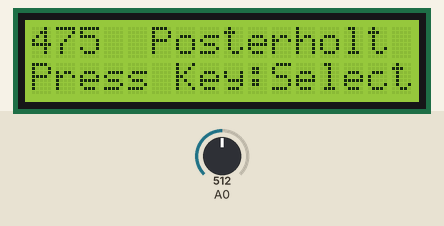
Bench run of a sketch on a simulated Arduino Uno, built with avr-gcc and run on an emulated ATmega328P. Parts: 16×2 character LCD. The test bench sets the inputs (shaded band); at power-on: A0 = 512.

Above: at 1.2 s.
1.3 s: A0 set to 610
At 1.72 s:
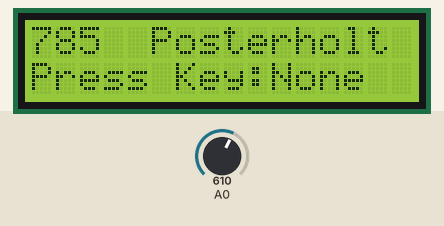
3.9 s: A0 set to 590
At 4.13 s:
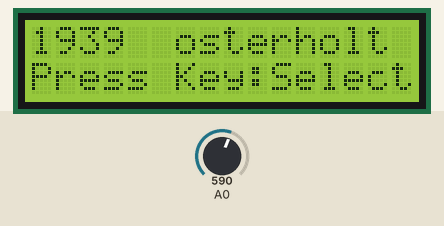
6.3 s: A0 set to 390
At 6.53 s:
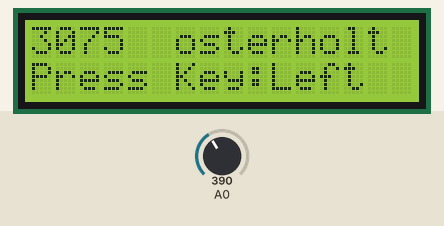
8.7 s: A0 set to 290
At 8.94 s:
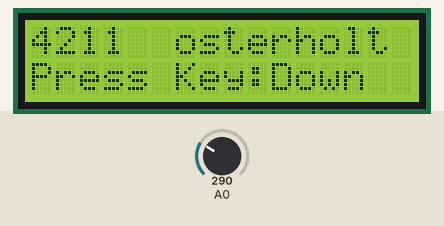
11.1 s: A0 set to 190
At 11.34 s:
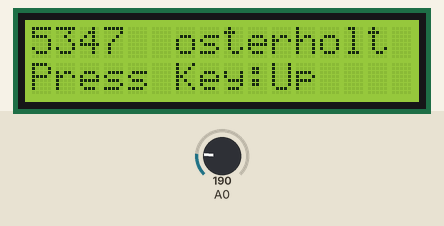
13.5 s: A0 set to 50
At 13.74 s:
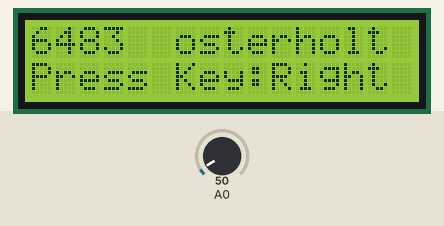

The sketch:

lcd_shield_test.ino
```cpp
// 20150208 Barry:
//   Initial version based on http://www.hobbytronics.co.uk/arduino-lcd-keypad-shield

// include the library code:
#include <LiquidCrystal.h>

int loopcount = 0;

// initialize the library with the numbers of the interface pins
LiquidCrystal lcd(8, 9, 4, 5, 6, 7);

void setup() {
  // set up the LCD's number of columns and rows:
  lcd.begin(16, 2);
  // Print a message to the LCD.
  lcd.setCursor(0,0);
  //lcd.print("LCD Key Shield");
  lcd.print  ("     Posterholt");
  lcd.setCursor(0,1);
  lcd.print("Press Key:");
}

void loop() {
  int x;
  x = analogRead (0);

  loopcount++;

  lcd.setCursor(0,0);
  lcd.print(loopcount);
  lcd.print("  ");

  lcd.setCursor(10,1);
  if (x < 60) {
    lcd.print("Right "); // 0
  }
  else if (x < 200) {
    lcd.print("Up    "); // 122
  }
  else if (x < 300) {
    lcd.print("Down  "); // 266
  }
  else if (x < 400) {
    lcd.print("Left  "); // 390
  }
  else if (x < 600) {
    lcd.print("Select"); // 539
  }
  else {
    lcd.print("None  "); // 693
  }


}
```

Measured:
- after the input at 1.3 s, the display: changes after 0.28 s (image 1)
- after the input at 3.9 s, the display: changes after 0.08 s (image 2)
- after the input at 6.3 s, the display: changes after 0.09 s (image 3)
- after the input at 8.7 s, the display: changes after 0.09 s (image 4)
- after the input at 11.1 s, the display: changes after 0.09 s (image 5)
- after the input at 13.5 s, the display: changes after 0.10 s (image 6)
